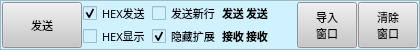
      <widget class="QFrame" name="frame_10">
       <property name="minimumSize">
        <size>
         <width>0</width>
         <height>40</height>
        </size>
       </property>
       <property name="maximumSize">
        <size>
         <width>16777215</width>
         <height>50</height>
        </size>
       </property>
       <property name="font">
        <font>
         <pointsize>10</pointsize>
        </font>
       </property>
       <property name="styleSheet">
        <string notr="true">background-color: rgb(208, 241, 255);</string>
       </property>
       <property name="frameShape">
        <enum>QFrame::StyledPanel</enum>
       </property>
       <property name="frameShadow">
        <enum>QFrame::Sunken</enum>
       </property>
       <layout class="QGridLayout" name="gridLayout">
        <property name="leftMargin">
         <number>1</number>
        </property>
        <property name="topMargin">
         <number>1</number>
        </property>
        <property name="rightMargin">
         <number>1</number>
        </property>
        <property name="bottomMargin">
         <number>1</number>
        </property>
        <property name="spacing">
         <number>1</number>
        </property>
        <item row="1" column="2">
         <widget class="QCheckBox" name="check_hide">
          <property name="enabled">
           <bool>true</bool>
          </property>
          <property name="sizePolicy">
           <sizepolicy hsizetype="Fixed" vsizetype="Fixed">
            <horstretch>0</horstretch>
            <verstretch>0</verstretch>
           </sizepolicy>
          </property>
          <property name="minimumSize">
           <size>
            <width>0</width>
            <height>10</height>
           </size>
          </property>
          <property name="font">
           <font>
            <family>新宋体</family>
            <pointsize>8</pointsize>
           </font>
          </property>
          <property name="text">
           <string>隐藏扩展</string>
          </property>
          <property name="checkable">
           <bool>true</bool>
          </property>
          <property name="checked">
           <bool>true</bool>
          </property>
          <property name="tristate">
           <bool>false</bool>
          </property>
         </widget>
        </item>
        <item row="0" column="2">
         <widget class="QCheckBox" name="check_new_line">
          <property name="sizePolicy">
           <sizepolicy hsizetype="Fixed" vsizetype="Fixed">
            <horstretch>0</horstretch>
            <verstretch>0</verstretch>
           </sizepolicy>
          </property>
          <property name="minimumSize">
           <size>
            <width>0</width>
            <height>10</height>
           </size>
          </property>
          <property name="font">
           <font>
            <family>新宋体</family>
            <pointsize>8</pointsize>
           </font>
          </property>
          <property name="text">
           <string>发送新行</string>
          </property>
         </widget>
        </item>
        <item row="0" column="1">
         <widget class="QCheckBox" name="check_hex_send">
          <property name="sizePolicy">
           <sizepolicy hsizetype="Fixed" vsizetype="Fixed">
            <horstretch>0</horstretch>
            <verstretch>0</verstretch>
           </sizepolicy>
          </property>
          <property name="minimumSize">
           <size>
            <width>0</width>
            <height>10</height>
           </size>
          </property>
          <property name="font">
           <font>
            <family>新宋体</family>
            <pointsize>8</pointsize>
           </font>
          </property>
          <property name="autoFillBackground">
           <bool>false</bool>
          </property>
          <property name="text">
           <string>HEX发送</string>
          </property>
          <property name="checked">
           <bool>true</bool>
          </property>
         </widget>
        </item>
        <item row="0" column="4">
         <widget class="QLabel" name="label_sen_count">
          <property name="minimumSize">
           <size>
            <width>50</width>
            <height>10</height>
           </size>
          </property>
          <property name="maximumSize">
           <size>
            <width>70</width>
            <height>20</height>
           </size>
          </property>
          <property name="font">
           <font>
            <family>新宋体</family>
            <pointsize>8</pointsize>
            <weight>75</weight>
            <bold>true</bold>
           </font>
          </property>
          <property name="text">
           <string>发送</string>
          </property>
         </widget>
        </item>
        <item row="1" column="4">
         <widget class="QLabel" name="label_rec_count">
          <property name="minimumSize">
           <size>
            <width>50</width>
            <height>10</height>
           </size>
          </property>
          <property name="maximumSize">
           <size>
            <width>70</width>
            <height>20</height>
           </size>
          </property>
          <property name="font">
           <font>
            <family>新宋体</family>
            <pointsize>8</pointsize>
            <weight>75</weight>
            <bold>true</bold>
           </font>
          </property>
          <property name="text">
           <string>接收</string>
          </property>
         </widget>
        </item>
        <item row="0" column="3">
         <widget class="QLabel" name="label_sen_count_2">
          <property name="minimumSize">
           <size>
            <width>0</width>
            <height>10</height>
           </size>
          </property>
          <property name="maximumSize">
           <size>
            <width>70</width>
            <height>20</height>
           </size>
          </property>
          <property name="font">
           <font>
            <family>新宋体</family>
            <pointsize>8</pointsize>
            <weight>75</weight>
            <bold>true</bold>
           </font>
          </property>
          <property name="text">
           <string>发送</string>
          </property>
         </widget>
        </item>
        <item row="1" column="3">
         <widget class="QLabel" name="label_rec_count_2">
          <property name="minimumSize">
           <size>
            <width>0</width>
            <height>10</height>
           </size>
          </property>
          <property name="maximumSize">
           <size>
            <width>70</width>
            <height>20</height>
           </size>
          </property>
          <property name="font">
           <font>
            <family>新宋体</family>
            <pointsize>8</pointsize>
            <weight>75</weight>
            <bold>true</bold>
           </font>
          </property>
          <property name="text">
           <string>接收</string>
          </property>
         </widget>
        </item>
        <item row="1" column="1">
         <widget class="QCheckBox" name="check_show_hex">
          <property name="sizePolicy">
           <sizepolicy hsizetype="Fixed" vsizetype="Fixed">
            <horstretch>0</horstretch>
            <verstretch>0</verstretch>
           </sizepolicy>
          </property>
          <property name="minimumSize">
           <size>
            <width>0</width>
            <height>10</height>
           </size>
          </property>
          <property name="font">
           <font>
            <family>新宋体</family>
            <pointsize>8</pointsize>
           </font>
          </property>
          <property name="text">
           <string>HEX显示</string>
          </property>
         </widget>
        </item>
        <item row="0" column="0" rowspan="2">
         <widget class="QPushButton" name="pushButton_send">
          <property name="sizePolicy">
           <sizepolicy hsizetype="Preferred" vsizetype="Preferred">
            <horstretch>0</horstretch>
            <verstretch>0</verstretch>
           </sizepolicy>
          </property>
          <property name="minimumSize">
           <size>
            <width>40</width>
            <height>20</height>
           </size>
          </property>
          <property name="maximumSize">
           <size>
            <width>1000</width>
            <height>100</height>
           </size>
          </property>
          <property name="font">
           <font>
            <family>新宋体</family>
            <pointsize>8</pointsize>
           </font>
          </property>
          <property name="styleSheet">
           <string notr="true">background-color: rgb(200, 200, 200);</string>
          </property>
          <property name="text">
           <string>发送</string>
          </property>
         </widget>
        </item>
        <item row="0" column="5" rowspan="2">
         <widget class="QPushButton" name="pushButton_load">
          <property name="sizePolicy">
           <sizepolicy hsizetype="Minimum" vsizetype="Preferred">
            <horstretch>0</horstretch>
            <verstretch>0</verstretch>
           </sizepolicy>
          </property>
          <property name="minimumSize">
           <size>
            <width>40</width>
            <height>15</height>
           </size>
          </property>
          <property name="maximumSize">
           <size>
            <width>60</width>
            <height>100</height>
           </size>
          </property>
          <property name="font">
           <font>
            <family>新宋体</family>
            <pointsize>8</pointsize>
           </font>
          </property>
          <property name="toolTip">
           <string>&lt;html&gt;&lt;head/&gt;&lt;body&gt;&lt;p&gt;这个按钮可以将导出的数据再次导入，并且触发QTcan2同等的效果显示&lt;/p&gt;&lt;/body&gt;&lt;/html&gt;</string>
          </property>
          <property name="layoutDirection">
           <enum>Qt::LeftToRight</enum>
          </property>
          <property name="styleSheet">
           <string notr="true">background-color: rgb(200, 200, 200);</string>
          </property>
          <property name="text">
           <string>导入
窗口</string>
          </property>
          <property name="checkable">
           <bool>false</bool>
          </property>
          <property name="autoRepeat">
           <bool>false</bool>
          </property>
          <property name="autoDefault">
           <bool>false</bool>
          </property>
         </widget>
        </item>
        <item row="0" column="6" rowspan="2">
         <widget class="QPushButton" name="pushButton_clear">
          <property name="sizePolicy">
           <sizepolicy hsizetype="Fixed" vsizetype="Preferred">
            <horstretch>0</horstretch>
            <verstretch>0</verstretch>
           </sizepolicy>
          </property>
          <property name="minimumSize">
           <size>
            <width>40</width>
            <height>15</height>
           </size>
          </property>
          <property name="maximumSize">
           <size>
            <width>60</width>
            <height>100</height>
           </size>
          </property>
          <property name="font">
           <font>
            <family>新宋体</family>
            <pointsize>8</pointsize>
           </font>
          </property>
          <property name="layoutDirection">
           <enum>Qt::LeftToRight</enum>
          </property>
          <property name="styleSheet">
           <string notr="true">background-color: rgb(200, 200, 200);</string>
          </property>
          <property name="text">
           <string>清除
窗口</string>
          </property>
          <property name="checkable">
           <bool>false</bool>
          </property>
          <property name="autoRepeat">
           <bool>false</bool>
          </property>
          <property name="autoDefault">
           <bool>false</bool>
          </property>
         </widget>
        </item>
       </layout>
      </widget>
